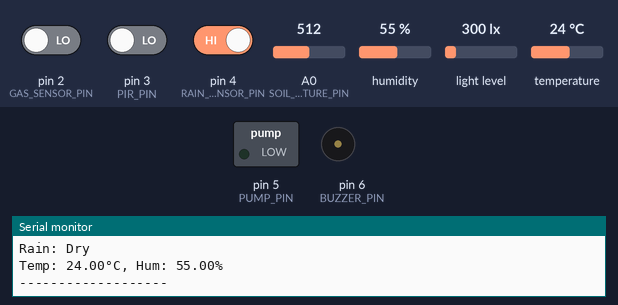
The sketch below on a simulated Arduino Uno, built with avr-gcc and run on an emulated ATmega328P. Parts: switched loads named in the sketch (green lamp = pin HIGH), buzzer (waves = sounding, pin HIGH), the last lines printed to the serial monitor. The inputs (shaded band) are chosen by the test bench; at power-on: pin 3 (PIR_PIN) LOW, A0 (SOIL_MOISTURE_PIN) = 512, pin 2 (GAS_SENSOR_PIN) LOW, pin 4 (RAIN_SENSOR_PIN) HIGH, humidity 55 %, light level 300 lx, temperature 24 °C.

Above: at 3.8 s.
3.9 s: pin 3 (PIR_PIN) driven HIGH
At 6.9 s:
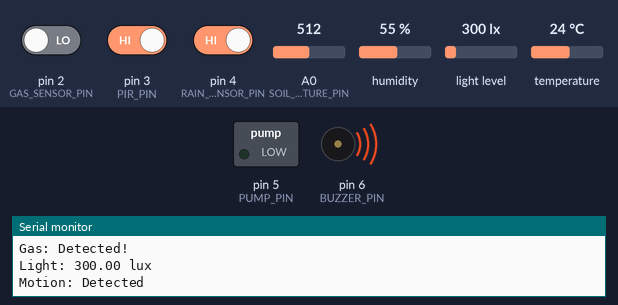
11.8 s: A0 (SOIL_MOISTURE_PIN) set to 798
15.8 s: A0 (SOIL_MOISTURE_PIN) set to 815
At 20.6 s:
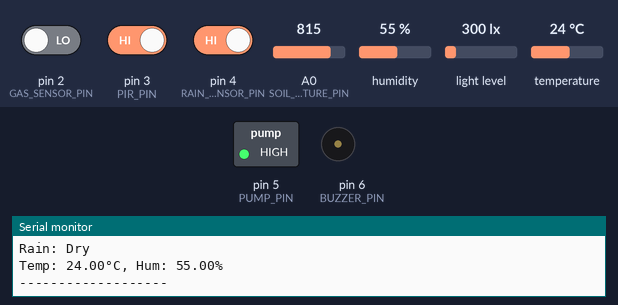
39.5 s: pin 3 (PIR_PIN) driven LOW
At 40.5 s:
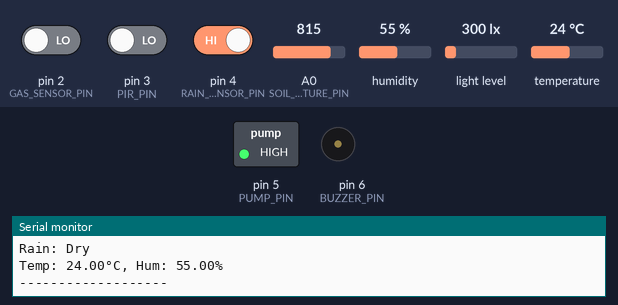
Timing chart, 0 to 42.5 s (numbered marks = the images above; inputs shaded):
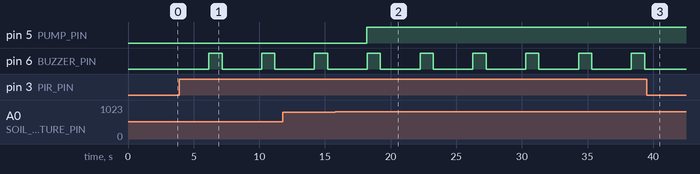

Measured:
- the behaviour switches between 806 and 807 on A0 (SOIL_MOISTURE_PIN) (found by bisection; images 1 and 2)
- after the input at 3.9 s, pin 6 (BUZZER_PIN): alternates HIGH for 1.0 s and LOW for 3.0 s, starting after 2.3 s
- after the input at 15.8 s, pin 5 (PUMP_PIN): LOW → HIGH after 2.4 s
- after the input at 39.5 s, pin 6 (BUZZER_PIN): stays LOW (without the input it goes to HIGH after 2.9 s)

The sketch:

final.ino
```cpp
#include <Wire.h>
#include <BH1750.h>
#include <DHT.h>

// Pin Definitions
#define SOIL_MOISTURE_PIN A0
#define GAS_SENSOR_PIN 2    // Digital
#define PIR_PIN 3           // Digital
#define RAIN_SENSOR_PIN 4   // Digital
#define PUMP_PIN 5          // Digital output
#define BUZZER_PIN 6        // Digital output
#define DHT_PIN 7           // Digital
#define DHTTYPE DHT22

BH1750 lightMeter;
DHT dht(DHT_PIN, DHTTYPE);

void setup() {
  Serial.begin(9600);

  // Initialize I2C (A4=SDA, A5=SCL)
  Wire.begin();
  lightMeter.begin();

  dht.begin();

  // Set pin modes
  pinMode(GAS_SENSOR_PIN, INPUT);
  pinMode(PIR_PIN, INPUT);
  pinMode(RAIN_SENSOR_PIN, INPUT);
  pinMode(PUMP_PIN, OUTPUT);
  pinMode(BUZZER_PIN, OUTPUT);

  digitalWrite(PUMP_PIN, LOW);
  digitalWrite(BUZZER_PIN, LOW);

  Serial.println("System initialized");
}

void loop() {
  // 1. Soil Moisture
  int soilValue = analogRead(SOIL_MOISTURE_PIN);
  int soilPercent = map(soilValue, 1023, 300, 0, 100); // Calibrated for typical sensors
  Serial.print("Soil Moisture: ");
  Serial.print(soilPercent);
  Serial.println("%");

  if (soilPercent < 30) {
    digitalWrite(PUMP_PIN, HIGH);
    Serial.println("Pump ON");
  } else if (soilPercent > 80) {
    digitalWrite(PUMP_PIN, LOW);
    Serial.println("Pump OFF");
  }

  // 2. Gas Sensor
  Serial.print("Gas: ");
  Serial.println(digitalRead(GAS_SENSOR_PIN) ? "Clean" : "Detected!");

  // 3. Light Sensor
  Serial.print("Light: ");
  Serial.print(lightMeter.readLightLevel());
  Serial.println(" lux");

  // 4. PIR Sensor
  bool motion = digitalRead(PIR_PIN);
  Serial.print("Motion: ");
  Serial.println(motion ? "Detected" : "None");

  if (motion) {
    digitalWrite(BUZZER_PIN, HIGH);
    delay(1000);
    digitalWrite(BUZZER_PIN, LOW);
  }

  // 5. Rain Sensor
  Serial.print("Rain: ");
  Serial.println(digitalRead(RAIN_SENSOR_PIN) ? "Dry" : "Wet");

  // 6. DHT Sensor
  Serial.print("Temp: ");
  Serial.print(dht.readTemperature());
  Serial.print("°C, Hum: ");
  Serial.print(dht.readHumidity());
  Serial.println("%");

  Serial.println("-------------------");
  delay(3000);
}
```
